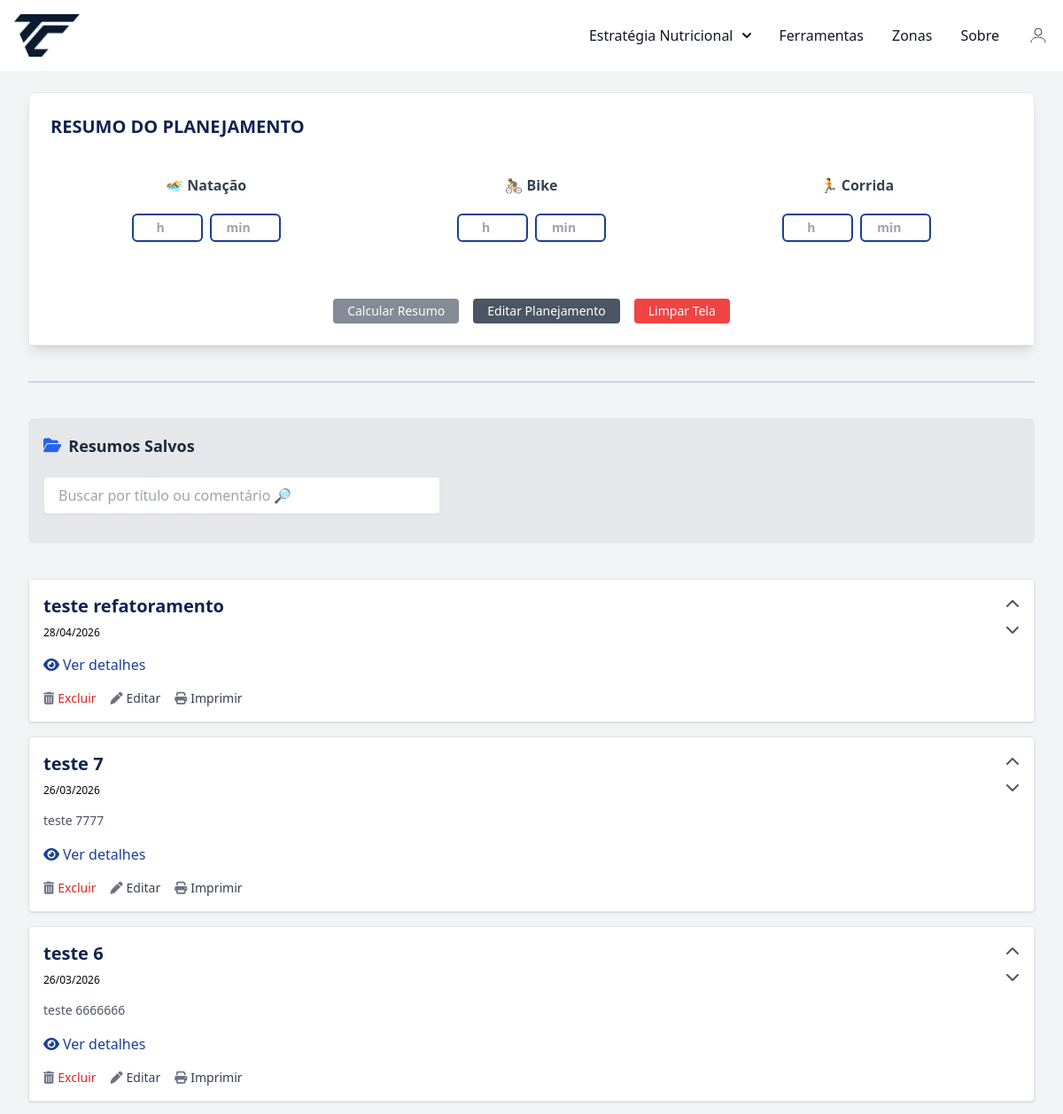
Page /resumo (signed in, upper part) on the earlier database version.
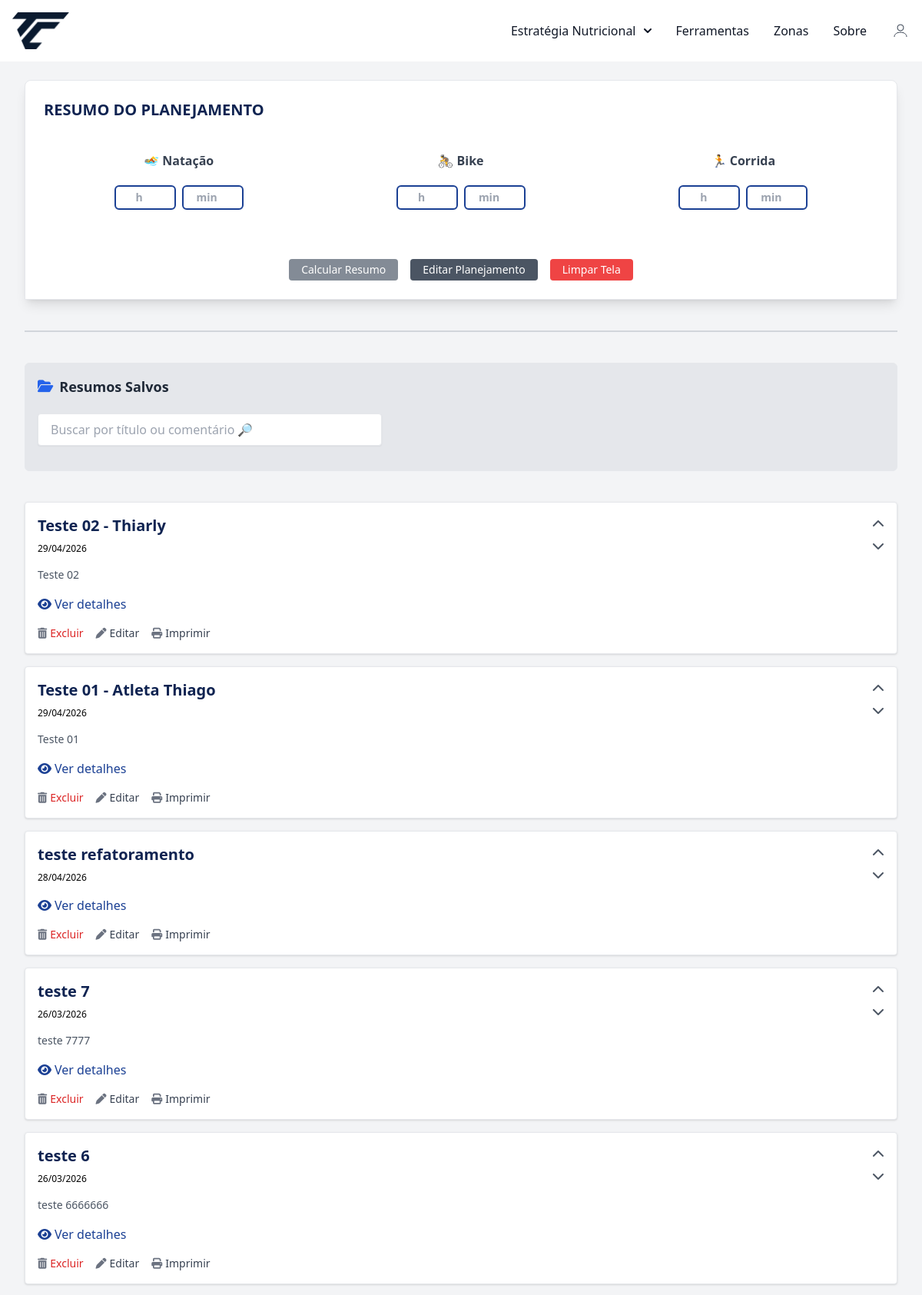
Same page on the later database version.
### conversor/models.py (models this page shows, shortened)
class ResumoSalvo(database.Model):
    __tablename__ = 'resumos_salvos'
    id = database.Column(database.Integer, primary_key=True)
    pessoa_id = database.Column(database.Integer, database.ForeignKey('pessoas.id'), nullable=True)
    user_id = database.Column(database.Integer, database.ForeignKey('user.id'), nullable=False)
    nome_treino = database.Column(database.String(100), nullable=False)
    data = database.Column(database.Date, nullable=False)
    comentario = database.Column(database.Text)
    resumo_dados = database.Column(database.JSON, nullable=False)
    suplementos_utilizados = database.Column(database.Text, nullable=True)  # ✅ Novo campo
    tempo_natacao = database.Column(database.Float)
    tempo_bike = database.Column(database.Float)
    tempo_corrida = database.Column(database.Float)
    tempo_total = database.Column(database.Float)
    ordem = database.Column(database.Integer, nullable=False, default=0)
    pessoa = database.relationship('Pessoa', backref='resumos')
    criado_em = database.Column(database.DateTime, default=datetime.utcnow)

### conversor/router.py (the view, shortened to what this page needs)
@app.route('/resumo', methods=['GET', 'POST'])
@login_required
def resumo_view():
    form = ResumoForm()
    form_salvar = SalvarResumoForm()
    form_salvar.pessoa_id.choices = [(0, 'Eu mesmo')] + [
        (p.id, p.nome) for p in Pessoa.query.filter_by(user_id=current_user.id).order_by(Pessoa.nome.asc()).all()]
    if request.method == 'POST' and 'limpar' in request.form:
        return redirect(url_for('resumo_view'))
    itens = PlanejamentoItem.query.filter_by(user_id=current_user.id).all()
    itens_utilizados = [f"{item.quantidade}x {item.suplemento.nome}" for item in itens if item.suplemento]
    itens_utilizados_str = ", ".join(itens_utilizados)
    totais = calcular_totais_planejamento(itens)
    totais_por_hora = {}
    tempo_total = 0
    resumo_dados = {}
    search = request.args.get("search", "").strip()
    resumos_query = ResumoSalvo.query.filter_by(user_id=current_user.id)
    resumos = resumos_query.order_by(ResumoSalvo.ordem.desc(), ResumoSalvo.id.desc()).all()
    return render_template(
        "resumo.html",
        form=form,
        totais=totais_por_hora,
        resumo=resumo_dados,
        tempo_total=round(tempo_total, 2),
        current_date=date.today().isoformat(),
        resumos=resumos,  # <-- novo contexto
        itens_utilizados=itens_utilizados_str,
        form_salvar=form_salvar
    )

### conversor/forms.py
class ResumoForm(FlaskForm):
    tempo_natacao_horas = IntegerField('Horas Natação', validators=[Optional(), NumberRange(min=0)])
    tempo_bike_horas = IntegerField('Horas Bike', validators=[Optional(), NumberRange(min=0)])
    tempo_corrida_horas = IntegerField('Horas Corrida', validators=[Optional(), NumberRange(min=0)])
    tempo_natacao_minutos = IntegerField('Minutos Natação', validators=[Optional(), NumberRange(min=0, max=59)])
    tempo_bike_minutos = IntegerField('Minutos Bike', validators=[Optional(), NumberRange(min=0, max=59)])
    tempo_corrida_minutos = IntegerField('Minutos Corrida', validators=[Optional(), NumberRange(min=0, max=59)])
    submit_calcular = SubmitField('Calcular Resumo')
    submit_limpar = SubmitField('Limpar Tela')
    submit_salvar = SubmitField('Salvar Resumo')

class SalvarResumoForm(FlaskForm):
    pessoa_id = SelectField('Pessoa / Atleta', coerce=int, choices=[], validators=[Optional()])
    nome_treino = StringField('Nome do Treino', validators=[DataRequired()])
    data = DateField("Data", format="%Y-%m-%d", validators=[DataRequired()])
    comentario = TextAreaField('Comentário')
    submit = SubmitField('Salvar Resumo')

### conversor/templates/resumo.html (shortened to what the changed rows need)
{% extends "base.html" %}
{% block content %}
<div class="max-w-7xl mx-auto px-4 sm:px-6 lg:px-8 py-6 space-y-10">
  <div class="bg-white rounded-t-lg shadow-lg p-6 border border-gray-200">
    <h2 class="text-xl text-center font-semibold mb-6 sm:mb-10 title-nave">RESUMO DO PLANEJAMENTO</h2>
</div>
{% if resumos %}
<div class="bg-gray-200 border border-gray-200 rounded-md p-4 mb-6">
  <h2 class="text-lg font-bold text-gray-800 border-b pb-2 mb-3 flex items-center gap-2">
    <i class="fas fa-folder-open text-blue-600"></i> Resumos Salvos
  </h2>
</div>
  <div id="resumosContainer">
    {% set icones = {
      "Macronutrientes": "⛽️",
      "Eletrólitos": "💧",
      "Vitaminas": "💊",
      "Estimulantes e Compostos": "🔥",
      "Aminoácidos": "🧬"
    } %}
    {% set cores = {
      "Macronutrientes": "bg-blue-400",
      "Eletrólitos": "bg-blue-300",
      "Estimulantes e Compostos": "bg-blue-200",
      "Vitaminas": "bg-blue-100",
      "Aminoácidos": "bg-blue-50"
    } %}
    {% for resumo in resumos %}
    <div class="bg-white rounded shadow p-4 mb-4 border border-gray-200">
      <div class="flex justify-between items-start">
        <div onclick="toggleResumo('resumo-{{ loop.index }}')" class="cursor-pointer w-full">
          <h3 class="text-xl font-semibold title-nave">{{ resumo.nome_treino }}</h3>
          <div class="text-xs mb-4 mt-2">{{ resumo.data.strftime('%d/%m/%Y') }}</div>
          <div class="text-sm text-gray-600 whitespace-pre-wrap font-sans">{{ resumo.comentario }}</div>
          <div class="flex items-center gap-1 resumo-nave ext-sm mt-4 cursor-pointer detalhes-link" data-id="resumo-{{ loop.index }}">
            <i class="fas fa-eye"></i> Ver detalhes
          </div>
        </div>
        <div class="flex flex-col items-center space-y-1 sm:ml-4">
          <a href="/resumo/mover_cima/{{ resumo.id }}" title="Mover para cima" class="text-gray-600 hover:text-black">
            <i class="fas fa-chevron-up"></i>
          </a>
          <a href="/resumo/mover_baixo/{{ resumo.id }}" title="Mover para baixo" class="text-gray-600 hover:text-black">
            <i class="fas fa-chevron-down"></i>
          </a>
        </div>
      </div>
      <div class="mt-4 flex gap-4 ml-auto items-center">
        <form method="POST" action="{{ url_for('deletar_resumo', id=resumo.id) }}" onsubmit="return confirm('Tem certeza que deseja excluir este resumo?');">
          <button type="submit" class="flex items-center gap-1 text-sm text-red-600 hover:underline">
            <i class="fas fa-trash-alt text-gray-500 hover:text-gray-800"></i> Excluir
          </button>
        </form>
        <a href="{{ url_for('editar_resumo', id=resumo.id) }}" class="flex items-center gap-1 text-sm text-gray-700 hover:underline">
          <i class="fas fa-pen text-gray-500 hover:text-gray-800"></i> Editar
        </a>
        <a href="{{ url_for('print_resumo', id=resumo.id) }}"
        target="_blank" rel="noopener"
        class="flex items-center gap-1 text-sm text-gray-700 hover:underline">
       <i class="fas fa-print text-gray-500 hover:text-gray-800"></i> Imprimir
     </a>
      </div>
        {% set ordem = ["Macronutrientes", "Eletrólitos", "Estimulantes e Compostos", "Vitaminas",  "Aminoácidos"] %}
        {% set ordem_eletrolitos = ["Sódio", "Magnésio", "Potássio", "Cálcio"] %}
    </div>
    {% endfor %}
  </div>
</div>
{% endif %}
{% endblock %}

Differences in the rows shown:
added ResumoSalvo: nome_treino "Teste 02 - Thiarly", data "29/04/2026", comentario "Teste 02"
added ResumoSalvo: nome_treino "Teste 01 - Atleta Thiago", data "29/04/2026", comentario "Teste 01"
